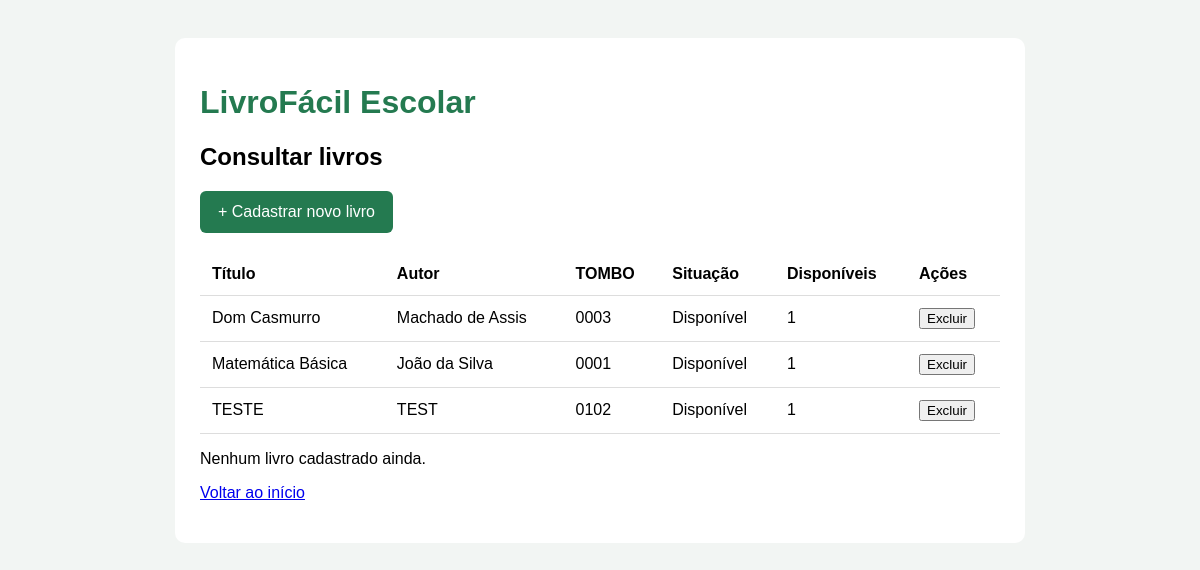
The page /livros on the database its author committed.
### tables this page shows
CREATE TABLE exemplares (
            id_exemplar INTEGER PRIMARY KEY AUTOINCREMENT,
            id_livro INTEGER NOT NULL,
            tombo TEXT NOT NULL UNIQUE,
            status TEXT NOT NULL DEFAULT 'Disponível',
            FOREIGN KEY (id_livro) REFERENCES livros(id_livro),
            CHECK (
                length(tombo) = 4
                AND tombo NOT GLOB '*[^0-9]*'
            )
        );

CREATE TABLE livros (
            id_livro INTEGER PRIMARY KEY AUTOINCREMENT,
            titulo TEXT NOT NULL,
            autor TEXT NOT NULL,
            quantidade_total INTEGER NOT NULL,
            quantidade_disponivel INTEGER NOT NULL
        );

### app.py (the view)
@app.route("/livros")
def consultar_livros():
    conexao = sqlite3.connect("banco.db")
    conexao.row_factory = sqlite3.Row
    exemplares = conexao.execute("""
        SELECT
            livros.id_livro,
            livros.titulo,
            livros.autor,
            exemplares.id_exemplar,
            exemplares.tombo,
            exemplares.status,
            (
                SELECT COUNT(*)
                FROM exemplares AS e
                WHERE e.id_livro = livros.id_livro
                AND e.status = 'Disponível'
            ) AS quantidade_disponivel
        FROM exemplares
        INNER JOIN livros
            ON livros.id_livro = exemplares.id_livro
        ORDER BY livros.titulo, exemplares.tombo
    """).fetchall()
    conexao.close()
    return render_template(
        "livros.html",
        exemplares=exemplares
    )

### templates/livros.html (shortened to what this page needs)
<!DOCTYPE html>
<html lang="pt-BR">
<head>
</head>
<body>
<div class="container">
    <h1>LivroFácil Escolar</h1>
    <h2>Consultar livros</h2>
    <a class="botao" href="/livros/cadastrar">
        + Cadastrar novo livro
    </a>
        <table>
            <tr>
                <th>Título</th>
                <th>Autor</th>
                <th>TOMBO</th>
                <th>Situação</th>
                <th>Disponíveis</th>
                <th>Ações</th>
            </tr>
            {% for exemplar in exemplares %}
            <tr>
                <td>{{ exemplar['titulo'] }}</td>
                <td>{{ exemplar['autor'] }}</td>
                <td>{{ exemplar['tombo'] }}</td>
                <td>{{ exemplar['status'] }}</td>
                <td>{{ exemplar['quantidade_disponivel'] }}</td>
                <td>
                    <form
                        action="/livros/excluir/{{ exemplar['id_livro'] }}"
                        method="POST"
                        onsubmit="return confirm('Tem certeza que deseja excluir este livro e seus exemplares?');"
                    >
                        <button type="submit">Excluir</button>
                    </form>
                </td>
            </tr>
            {% endfor %}
        </table>
    {% if not livros %}
        <p>Nenhum livro cadastrado ainda.</p>
    {% endif %}
    <p>
        <a href="/">Voltar ao início</a>
    </p>
</div>
</body>
</html>

### templates/livros.html (style rules this page uses)
body { font-family: Arial, sans-serif; background: #f2f5f3; padding: 30px; }
.container { max-width: 800px; margin: auto; background: white; padding: 25px; border-radius: 10px; }
h1 { color: #247a50; }
.botao { display: inline-block; background: #247a50; color: white; padding: 12px 18px; text-decoration: none; border-radius: 6px; margin-bottom: 20px; }
table { width: 100%; border-collapse: collapse; }
th, td { padding: 12px; border-bottom: 1px solid #ddd; text-align: left; }

### rows shown on the page
exemplares: titulo "Dom Casmurro", autor "Machado de Assis", tombo "0003", status "Disponível", quantidade_disponivel "1"
exemplares: titulo "Matemática Básica", autor "João da Silva", tombo "0001", status "Disponível", quantidade_disponivel "1"
exemplares: titulo "TESTE", autor "TEST", tombo "0102", status "Disponível", quantidade_disponivel "1"
